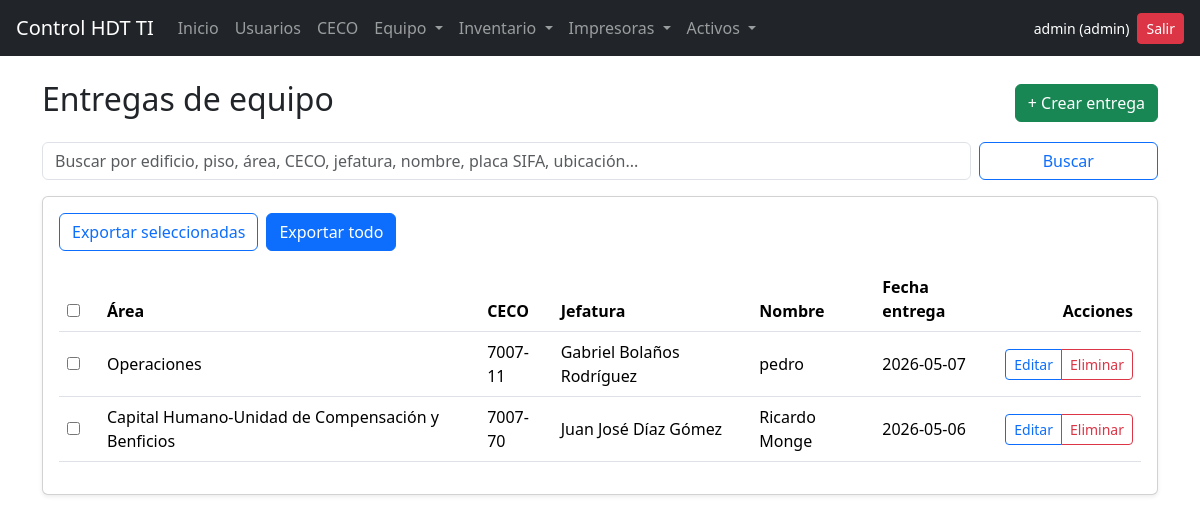
Page /entregas/ (signed in) on the committed database.
### models/models.py (models this page shows, shortened)
class User(db.Model, UserMixin):
    id = db.Column(db.Integer, primary_key=True)
    username = db.Column(db.String(80), unique=True, nullable=False)
    password = db.Column(db.String(200), nullable=False)
    role = db.Column(db.String(20), nullable=False)  # admin | user
    entregas = db.relationship('EntregaEquipo', backref='usuario', lazy=True)
    reportes_impresora = db.relationship('ReporteImpresora', backref='usuario', lazy=True)

class EntregaEquipo(db.Model):
    id = db.Column(db.Integer, primary_key=True)
    user_id = db.Column(db.Integer, db.ForeignKey('user.id'), nullable=False)
    ceco_id = db.Column(db.Integer, db.ForeignKey('ceco.id'), nullable=False)
    edificio = db.Column(db.String(100), nullable=False)
    piso = db.Column(db.String(50), nullable=False)
    area = db.Column(db.String(150), nullable=False)
    ceco = db.Column(db.String(20), nullable=False)
    jefatura = db.Column(db.String(150), nullable=False)
    nombre = db.Column(db.String(150), nullable=False)
    justificacion = db.Column(db.Text, nullable=False)
    equipo_actual = db.Column(db.String(200), nullable=False)
    fecha_entrega = db.Column(db.Date, nullable=False)
    observaciones = db.Column(db.Text, nullable=True)
    nueva_placa_sifa = db.Column(db.String(100), nullable=False)
    extension = db.Column(db.String(30), nullable=True)
    ubicacion_exacta = db.Column(db.String(250), nullable=True)
    created_at = db.Column(db.DateTime, default=datetime.utcnow)

### routes/entregas.py (the view, shortened to what this page needs)
@entregas_bp.route('/')
@login_required
def list_entregas():
    q = request.args.get("q", "").strip()
    if current_user.role == 'admin':
        query = EntregaEquipo.query
    else:
        query = EntregaEquipo.query.filter_by(user_id=current_user.id)
    entregas = query.order_by(EntregaEquipo.id.desc()).all()
    return render_template('entregas/list.html', entregas=entregas, q=q)

### app.py (called while the page is built)
@login_manager.user_loader
def load_user(user_id):
    return User.query.get(int(user_id))

### templates/entregas/list.html (shortened to what this page needs)
{% extends "base.html" %}
{% block content %}
<div class="d-flex justify-content-between align-items-center mb-3">
  <h2>Entregas de equipo</h2>
  <a href="{{ url_for('entregas.create_entrega') }}" class="btn btn-success">+ Crear entrega</a>
</div>
<form method="get" class="row g-2 mb-3">
  <div class="col-md-10">
    <input class="form-control"
           name="q"
           placeholder="Buscar por edificio, piso, área, CECO, jefatura, nombre, placa SIFA, ubicación..."
           value="{{ q or '' }}">
  </div>
  <div class="col-md-2 d-grid">
    <button class="btn btn-outline-primary" type="submit">Buscar</button>
  </div>
</form>
<form id="exportForm" action="{{ url_for('entregas.export_excel') }}" method="post">
  <div class="card shadow-sm">
    <div class="card-body">
      <div class="d-flex gap-2 mb-3">
        <button class="btn btn-outline-primary" type="submit">
          Exportar seleccionadas
        </button>
        <button class="btn btn-primary" type="submit" name="export_all" value="1">
          Exportar todo
        </button>
      </div>
      <div class="table-responsive">
        <table class="table table-hover align-middle">
          <thead>
            <tr>
              <th style="width:40px">
                <input type="checkbox" id="checkAll">
              </th>
              <th>Área</th>
              <th>CECO</th>
              <th>Jefatura</th>
              <th>Nombre</th>
              <th>Fecha entrega</th>
              <th class="text-end">Acciones</th>
            </tr>
          </thead>
          <tbody>
            {% for e in entregas %}
            <tr>
              <td>
                <input type="checkbox" name="selected_ids" value="{{ e.id }}" class="rowCheck">
              </td>
              <td>{{ e.area }}</td>
              <td>{{ e.ceco }}</td>
              <td>{{ e.jefatura }}</td>
              <td>{{ e.nombre }}</td>
              <td>{{ e.fecha_entrega.strftime("%Y-%m-%d") }}</td>
              <td class="text-end">
                <div class="btn-group" role="group">
                  <a class="btn btn-sm btn-outline-primary"
                     href="{{ url_for('entregas.edit_entrega', entrega_id=e.id) }}">
                    Editar
                  </a>
                  <button class="btn btn-sm btn-outline-danger"
                          type="submit"
                          formaction="{{ url_for('entregas.delete_entrega', entrega_id=e.id) }}"
                          formmethod="post"
                          data-confirm="¿Eliminar esta entrega?">
                    Eliminar
                  </button>
                </div>
              </td>
            </tr>
            {% else %}
            <tr>
              <td colspan="7" class="text-center text-muted py-4">
                No hay entregas registradas todavía.
              </td>
            </tr>
            {% endfor %}
          </tbody>
        </table>
      </div>
    </div>
  </div>
</form>
{% endblock %}

### templates/base.html (shortened to what this page needs)
<!DOCTYPE html>
<html lang="es">
<head>
    <link href="https://cdn.jsdelivr.net/npm/bootstrap@5.3.3/dist/css/bootstrap.min.css" rel="stylesheet">
</head>
<body>
    <nav class="navbar navbar-expand-lg navbar-dark bg-dark px-3">
        {% if current_user.is_authenticated %}
        {% set home_url = url_for('admin.dashboard') if current_user.role == 'admin' else url_for('user.dashboard') %}
        {% else %}
        {% set home_url = url_for('auth.login') %}
        {% endif %}
        <a class="navbar-brand" href="{{ home_url }}">Control HDT TI</a>
        <div class="collapse navbar-collapse" id="navMain">
            <ul class="navbar-nav me-auto mb-2 mb-lg-0">
                {% if current_user.is_authenticated %}
                <li class="nav-item">
                    <a class="nav-link" href="{{ home_url }}">Inicio</a>
                </li>
                {% if current_user.role == 'admin' %}
                <li class="nav-item">
                    <a class="nav-link" href="{{ url_for('admin.users_list') }}">Usuarios</a>
                </li>
                <li class="nav-item">
                    <a class="nav-link" href="{{ url_for('ceco.list_ceco') }}">CECO</a>
                </li>
                {% endif %}
                <li class="nav-item dropdown">
                    <a class="nav-link dropdown-toggle" href="#" id="navEquipo" role="button" data-bs-toggle="dropdown"
                        aria-expanded="false">
                        Equipo
                    </a>
                </li>
                <li class="nav-item dropdown">
                    <a class="nav-link dropdown-toggle" href="#" id="navInventario" role="button"
                        data-bs-toggle="dropdown" aria-expanded="false">
                        Inventario
                    </a>
                </li>
                <li class="nav-item dropdown">
                    <a class="nav-link dropdown-toggle" href="#" id="navImpresoras" role="button"
                        data-bs-toggle="dropdown" aria-expanded="false">
                        Impresoras
                    </a>
                </li>
<li class="nav-item dropdown">
  <a class="nav-link dropdown-toggle" href="#" id="navActivos" role="button"
     data-bs-toggle="dropdown" aria-expanded="false">
    Activos
  </a>
</li>
                {% endif %}
            </ul>
            <div class="d-flex align-items-center gap-2">
                {% if current_user.is_authenticated %}
                <span class="text-white small">
                    {{ current_user.username }} ({{ current_user.role }})
                </span>
                <a href="{{ url_for('auth.logout') }}" class="btn btn-danger btn-sm">Salir</a>
                {% endif %}
            </div>
        </div>
    </nav>
    <div class="container mt-4">
        {% block content %}{% endblock %}
    </div>
</body>
</html>

### rows in the picture
User: username "admin", role "admin"
EntregaEquipo: area "Operaciones", ceco "7007-11", jefatura "Gabriel Bolaños Rodríguez", nombre "pedro", fecha_entrega "2026-05-07"
EntregaEquipo: area "Capital Humano-Unidad de Compensación y Benficios", ceco "7007-70", jefatura "Juan José Díaz Gómez", nombre "Ricardo Monge", fecha_entrega "2026-05-06"
